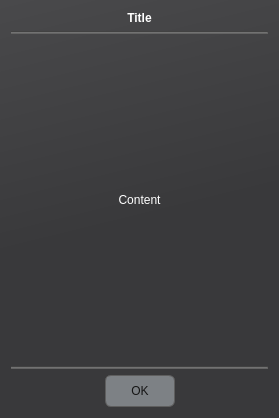
<?xml version="1.0" encoding="UTF-8"?>
<ui version="4.0">
 <class>CustomDialog</class>
 <widget class="QWidget" name="CustomDialog">
  <property name="geometry">
   <rect>
    <x>0</x>
    <y>0</y>
    <width>279</width>
    <height>418</height>
   </rect>
  </property>
  <property name="windowTitle">
   <string>CustomDialog</string>
  </property>
  <property name="styleSheet">
   <string notr="true">background: qlineargradient(x1:0, y1:0, x1:1, y1:6, stop: 0.9#39393b, stop:1#49494b);
color:white;</string>
  </property>
  <layout class="QGridLayout" name="gridLayout_2">
   <item row="0" column="0">
    <layout class="QGridLayout" name="gridLayout" rowstretch="0,1,1,1,1" rowminimumheight="0,0,0,0,0">
     <item row="4" column="2">
      <spacer name="horizontalSpacer_2">
       <property name="orientation">
        <enum>Qt::Horizontal</enum>
       </property>
       <property name="sizeHint" stdset="0">
        <size>
         <width>40</width>
         <height>20</height>
        </size>
       </property>
      </spacer>
     </item>
     <item row="4" column="0">
      <spacer name="horizontalSpacer">
       <property name="orientation">
        <enum>Qt::Horizontal</enum>
       </property>
       <property name="sizeHint" stdset="0">
        <size>
         <width>40</width>
         <height>20</height>
        </size>
       </property>
      </spacer>
     </item>
     <item row="4" column="1">
      <widget class="QPushButton" name="m_OkButton">
       <property name="minimumSize">
        <size>
         <width>70</width>
         <height>32</height>
        </size>
       </property>
       <property name="styleSheet">
        <string notr="true">QPushButton{
color:rgb(21,21,21);
border: 1px solid rgb(94, 94, 94);
background-color:rgb(125,129,133);
min-height:30px;
border-radius:6px;
}

QPushButton::disabled{
 background-color: rgba(92, 93, 95, 80%);
 color: rgb(49, 49, 49);
 border: 1px solid rgb(59, 59, 59);
}

QPushButton:hover{
background-color:rgb(164, 168, 172);
}

QPushButton:pressed{
background-color:rgb(166, 166, 166);
}</string>
       </property>
       <property name="text">
        <string>OK</string>
       </property>
      </widget>
     </item>
     <item row="2" column="0" colspan="3">
      <widget class="QLabel" name="m_Content">
       <property name="styleSheet">
        <string notr="true">background:transparent;</string>
       </property>
       <property name="text">
        <string>Content</string>
       </property>
       <property name="alignment">
        <set>Qt::AlignCenter</set>
       </property>
       <property name="wordWrap">
        <bool>true</bool>
       </property>
      </widget>
     </item>
     <item row="0" column="0" colspan="3">
      <widget class="QLabel" name="m_Title">
       <property name="styleSheet">
        <string notr="true">background:transparent;
font-weight:bold;</string>
       </property>
       <property name="text">
        <string>Title</string>
       </property>
       <property name="alignment">
        <set>Qt::AlignCenter</set>
       </property>
      </widget>
     </item>
     <item row="1" column="0" colspan="3">
      <widget class="Line" name="line">
       <property name="styleSheet">
        <string notr="true">background-color:rgb(99,99,99);</string>
       </property>
       <property name="orientation">
        <enum>Qt::Horizontal</enum>
       </property>
      </widget>
     </item>
     <item row="3" column="0" colspan="3">
      <widget class="Line" name="line_2">
       <property name="styleSheet">
        <string notr="true">background-color:rgb(99,99,99);</string>
       </property>
       <property name="orientation">
        <enum>Qt::Horizontal</enum>
       </property>
      </widget>
     </item>
    </layout>
   </item>
  </layout>
 </widget>
 <resources/>
 <connections/>
</ui>
